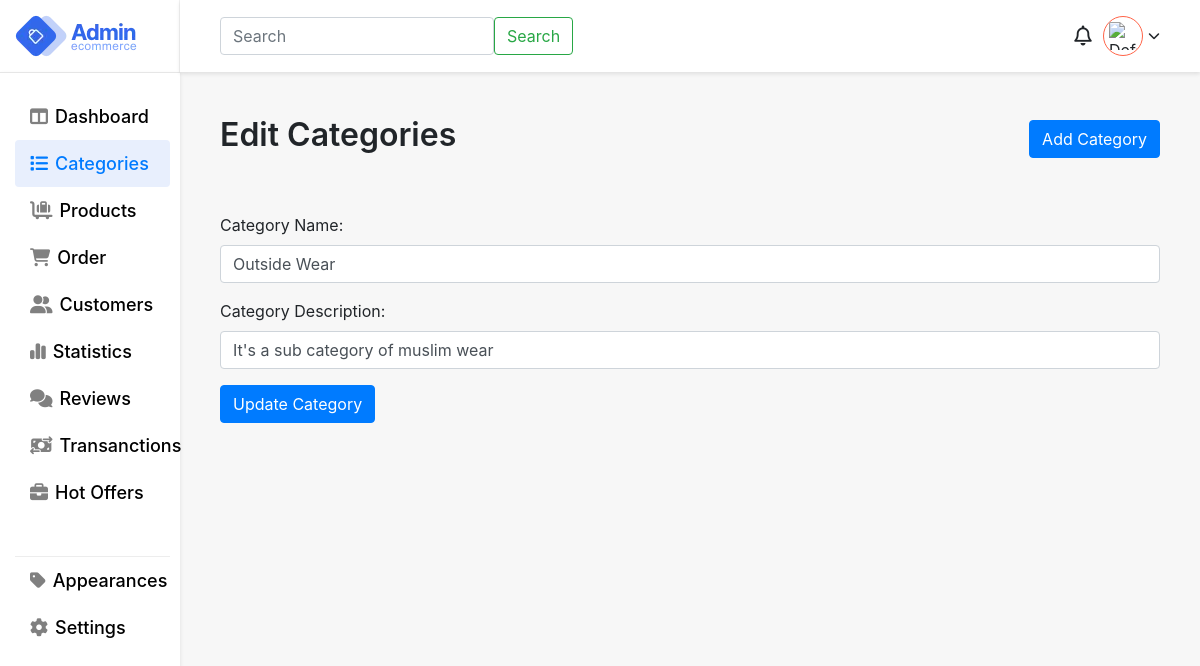
The app's page /files/category_edit.php?up_id=21 (signed in) with its own data.
### tables this page shows
CREATE TABLE `categories` (
  `id` int(11) NOT NULL,
  `name` varchar(255) DEFAULT NULL,
  `parent_category_id` int(11) DEFAULT NULL,
  `category_description` text DEFAULT NULL,
  `created_at` timestamp NOT NULL DEFAULT current_timestamp(),
  `updated_at` timestamp NOT NULL DEFAULT current_timestamp() ON UPDATE current_timestamp(),
  `level` int(11) DEFAULT 0
);

### files/category_edit.php (the view, shortened to what this page needs)
<?php
require_once "../auth/db-connection/config.php";
if ($_SERVER["REQUEST_METHOD"] == "GET" && isset($_GET['up_id'])) {
    $category_id = $_GET['up_id'];
    $sql = "SELECT * FROM categories WHERE id = :category_id";
    $stmt = $connection->prepare($sql);
    $stmt->bindParam(":category_id", $category_id, PDO::PARAM_INT);
    $stmt->execute();
    $category = $stmt->fetch(PDO::FETCH_ASSOC);
} else {
    header("Location: category_list.php");
    exit();
}
?>
<!DOCTYPE html>
<html lang="en">
<head>
    <link rel="stylesheet" href="https://stackpath.bootstrapcdn.com/bootstrap/4.5.2/css/bootstrap.min.css">
    <link rel="stylesheet" href="https://cdnjs.cloudflare.com/ajax/libs/font-awesome/6.5.1/css/all.min.css" />
    <link rel="stylesheet" href="../styling/style.css">
</head>
<body style="background:#f7f7f7;">
    <main>
        <div class="app-wrapper">
            <div class="app-sidebar">
                <div class="side-header flex pr-3">
                    <div class="logo flex">
                        <img src="images/logo.webp" alt="logo">
                    </div>
                </div>
                <div class="sidebard-nav">
                    <ul>
                        <li class="">
                            <a href="dashboard.php">
                                <i class="fa-solid fa-table-columns"></i>
                                <span class="block">Dashboard</span>
                            </a>
                        </li>
                        <li class="active">
                            <a href="categories.php">
                                <i class="fa-solid fa-list"></i>
                                <span class="block">Categories</span>
                            </a>
                        </li>
                        <li>
                            <a href="products.php">
                               <i class="fa-solid fa-cart-flatbed-suitcase"></i>
                                <span class="block">Products</span>
                            </a>
                        </li>
                        <li>
                            <a href="">
                                  <i class="fa-solid fa-cart-shopping"></i>
                                <span class="block">Order</span>
                            </a>
                        </li>
                        <li>
                            <a href="">
                                <i class="fa-solid fa-user-group"></i>
                                <span class="block">Customers</span>
                            </a>
                        </li>
                        <li>
                            <a href="">
                                <i class="fa-solid fa-chart-simple"></i>
                                <span class="block">Statistics</span>
                            </a>
                        </li>
                        <li>
                            <a href="">
                                <i class="fa-solid fa-comments"></i>
                                <span class="block">Reviews</span>
                            </a>
                        </li>
                        <li>
                            <a href="">
                                <i class="fa-solid fa-money-bill-transfer"></i>
                                <span class="block">Transanctions</span>
                            </a>
                        </li>
                        <li>
                            <a href="">
                                <i class="fa-solid fa-briefcase"></i>
                                <span class="block">Hot Offers</span>
                            </a>
                        </li>
                         <li class="devided-nav">
                            <a href="">
                                <i class="fa-solid fa-tag"></i>
                                <span class="block">Appearances</span>
                            </a>
                        </li>
                         <li>
                            <a href="">
                                <i class="fa-solid fa-gear"></i>
                                <span class="block">Settings</span>
                            </a>
                        </li>
                    </ul>
                </div>
            </div>
            <div class="header-body">
                <div class="user flex-end">
                    <div class="search">
                        <form class="d-flex gap-3" role="search">
                            <input class="form-control me-2" type="search" placeholder="Search" aria-label="Search">
                            <button class="btn btn-outline-success" type="submit">Search</button>
                        </form>
                    </div>
                    <div class="account">
                        <div class="notifications">
                            <i class="fa-regular fa-bell"></i>
                        </div>
                        <div class="wrap-u" onclick="toggleUserOptions()">
                            <div class="user-pro flex">
                                <?php if (isset($_SESSION["profile_photo"])) : ?>
                                    <img src="<?php echo $_SESSION["profile_photo"]; ?>" alt="Profile Photo">
                                <?php else : ?>
                                    <img src="default_profile_photo.jpg" alt="Default Profile Photo">
                                <?php endif; ?>
                            </div>
                            <i class="fa-solid fa-chevron-down"></i>
                        </div>
                    </div>
                </div>
                <div class="h-container">
                    <div class="main">
                        <div class="flex">
                            <h1 class="page-heading">Edit Categories </h1>
                           <button type="button" class="btn btn-primary" data-bs-toggle="modal" data-bs-target="#addCategoryModal">Add Category</button>
                        </div>
                        <div class="mt-5">
                            <form method="post" action="../auth/backend-assets/category/update_category.php">
                                <div class="form-group">
                                    <label for="categoryName">Category Name:</label>
                                    <input type="text" class="form-control" id="categoryName" name="categoryName" value="<?php echo $category['name']; ?>">
                                </div>
                                <div class="form-group">
                                    <label for="categoryDescription">Category Description:</label>
                                    <input type="text" class="form-control" id="categoryDescription" name="categoryDescription" value="<?php echo $category['category_description']; ?>">
                                </div>
                                <button type="submit" class="btn btn-primary">Update Category</button>
                            </form>
                        </div>
                    </div>
                </div>
            </div>
        </div>
    </main>
</body>
</html>

### styling/style.css (style rules this page uses)
.flex { display: flex; justify-content: space-between; align-items: center; }
.flex-end { display: flex; justify-content: flex-end; align-items: center; }
.block { display: block; }
.h-container { padding: 40px; transition: all 0.4s ease-in-out; }
.page-heading { font-size: 42px; font-weight: 600; line-height: 45px; }
.app-wrapper { display: flex; justify-content: space-between; min-height: 100vh; }
.app-sidebar { width: 15%; }
.side-header { background: #fff; box-shadow: 0 2px 4px #0000001a; height: 72px; padding: 0 10px 0 15px; padding-right: 10px; border-right: 1px solid #cccccc42; }
.sidebard-nav { background: #fff; box-shadow: 0 2px 4px #0000001a; padding: 0 10px 40px 15px; height: 100%; border-top: 1px solid #cecece82; }
.sidebard-nav ul { padding: 0; margin-top: 20px; list-style: none; }
.sidebard-nav ul li { width: 100%; padding: 15px 0; padding-left: 10px; transition: all 0.4s ease-in-out; }
.sidebard-nav ul li.active, .sidebard-nav ul li:hover { background-color: #e8effd; border-radius: 4px; }
.sidebard-nav ul li a i { color: gray; }
.sidebard-nav ul li:hover a i, .sidebard-nav ul li:hover a, .sidebard-nav ul .active a, .sidebard-nav ul .active a i { color: #007bff !important; }
.sidebard-nav ul li.active a, .sidebard-nav ul li.active a i { color: #007bff !important; }
.sidebard-nav ul li a { font-size: 20px; font-weight: 500; display: flex; align-items: center; gap: 10px; color: black; }
.devided-nav { margin-top: 40px; border-top: 1px solid #d3d3d369; }
.header-body { width: 85%; }
.logo { width: 200px; height: 72px; }
.user { width: 100%; gap: 20px; padding-right: 40px; padding-left: 40px; background: #fff; box-shadow: 0 2px 4px #0000001a; display: flex; justify-content: space-between; align-items: center; height: 72px; }
.user-pro { width: 50px; height: 50px; border-radius: 100%; background: #fff; padding: 5px; border: 1px solid tomato; overflow: hidden; cursor: pointer; }
.user-pro img { width: 100%; height: 100%; object-fit: contain; }
.wrap-u { display: flex; align-items: center; gap: 5px; cursor: pointer; }
.notifications i { font-size: 24px; cursor: pointer; }
.notifications { width: 40px; height: 40px; display: flex; justify-content: center; align-items: center; }
.account { width: 20%; display: flex; align-items: center; justify-content: end; position: relative; }
@media screen and (max-width: 1444px) { .sidebard-nav ul li a { font-size: 18px; gap: 7px; } }
@media screen and (max-width: 1444px) { .sidebard-nav ul li { padding: 10px 0; padding-left: 15px; } }
@media screen and (max-width: 1444px) { .user-pro { width: 40px; height: 40px; } }
@media screen and (max-width: 1444px) { .wrap-u i { font-size: 12px; } }
@media screen and (max-width: 1444px) { .notifications i { font-size: 20px; } }
@media screen and (max-width: 1444px) { .page-heading { font-size: 32px; } }

### records on screen
categories: categoryName "Outside Wear", categoryDescription "It's a sub category of muslim wear"
